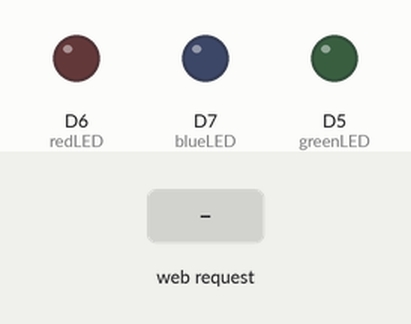
Bench run of a sketch on a simulated ESP8266 (NodeMCU). Parts: output pins drawn as LEDs (lit = HIGH). The test bench sets the inputs (shaded band). WiFi joins after 1.5 s; servers stay silent unless stated; what the sketch prints to the serial monitor is not drawn.

Above: at 2.7 s.
2.8 s: HTTP request GET /color?val=red received
At 3.4 s:
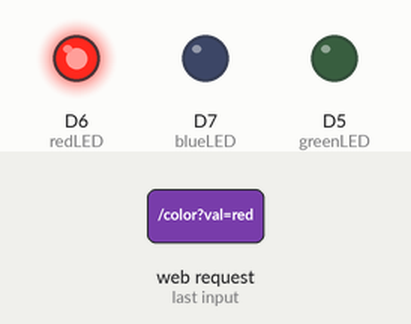
4.3 s: HTTP request GET /color?val=green received
At 4.6 s:
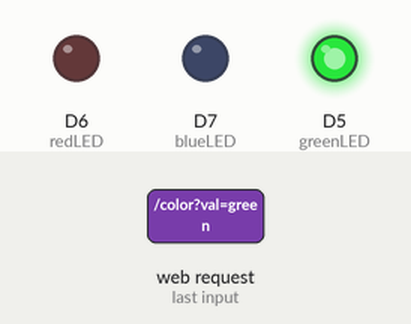
5.8 s: HTTP request GET /color?val=blue received
At 6.9 s:
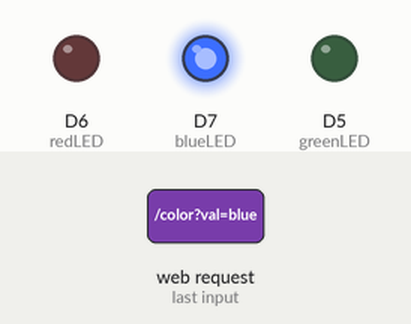
7.3 s: HTTP request GET /color received
At 8.0 s:
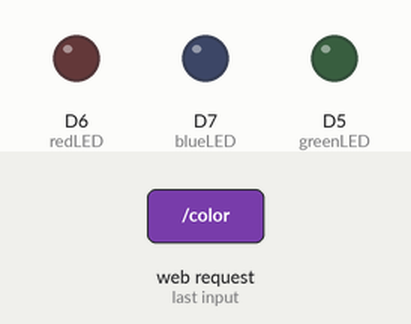
Timing chart, 0 to 9.8 s (numbered marks = the images above; inputs shaded):
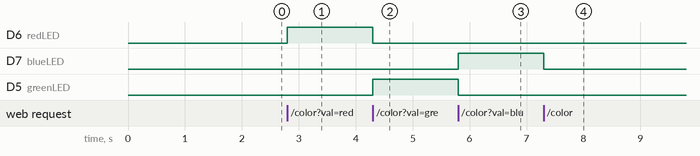

Measured:
- after the input at 2.8 s, D6 (redLED): LOW → HIGH at once
- after the input at 4.3 s, D6 (redLED): HIGH → LOW at once; D5 (greenLED): LOW → HIGH at once
- after the input at 5.8 s, D7 (blueLED): LOW → HIGH at once; D5 (greenLED): HIGH → LOW at once
- after the input at 7.3 s, D7 (blueLED): HIGH → LOW at once

The sketch:

ColorDetection.ino
```cpp
#include <ESP8266WiFi.h>
#include <ESP8266WebServer.h>

const char* ssid = "Your_Wifi_Name";
const char* password = "Your_Wifi_Password";

ESP8266WebServer server(80);

const int redLED = D6;
const int greenLED = D5;
const int blueLED = D7;

void setup() {
  Serial.begin(115200);
  WiFi.begin(ssid, password);

  pinMode(redLED, OUTPUT);
  pinMode(greenLED, OUTPUT);
  pinMode(blueLED, OUTPUT);

  Serial.print("Connecting");
  while (WiFi.status() != WL_CONNECTED) {
    delay(500);
    Serial.print(".");
  }

  Serial.println("\nConnected! IP:");
  Serial.println(WiFi.localIP());

  server.on("/color", []() {
    String color = server.arg("val");

    // All OFF
    digitalWrite(redLED, LOW);
    digitalWrite(greenLED, LOW);
    digitalWrite(blueLED, LOW);

    if (color == "red") {
      digitalWrite(redLED, HIGH);
    } else if (color == "green") {
      digitalWrite(greenLED, HIGH);
    } else if (color == "blue") {
      digitalWrite(blueLED, HIGH);
    }

    server.send(200, "text/plain", "OK");
  });

  server.begin();
}

void loop() {
  server.handleClient();
}
```
